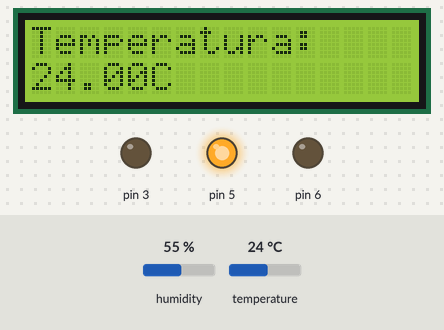
Simulated run of this sketch. Board: Arduino Uno, built with avr-gcc and run on an emulated ATmega328P. Shown: 16×2 character LCD, output pins drawn as LEDs (lit = HIGH). The inputs (shaded band) are chosen by the test bench; at power-on: temperature 24 °C, humidity 55 %. What the sketch prints to the serial monitor is not drawn.

Above: at 1.7 s.
1.8 s: temperature set to 22 °C
At 5.4 s:
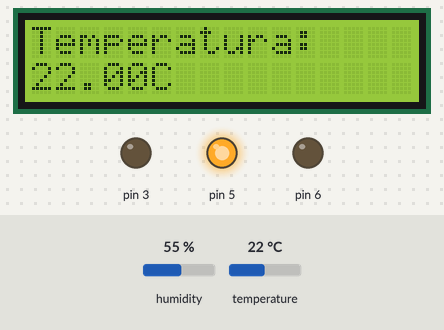
5.7 s: temperature set to 19 °C
At 9.3 s:
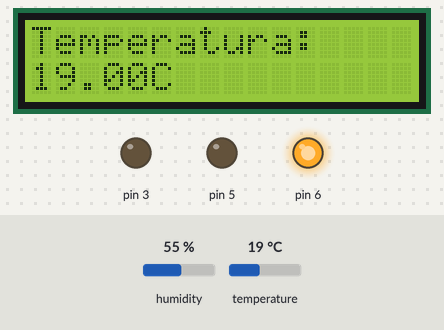
9.7 s: temperature set to 41 °C
At 13.3 s:
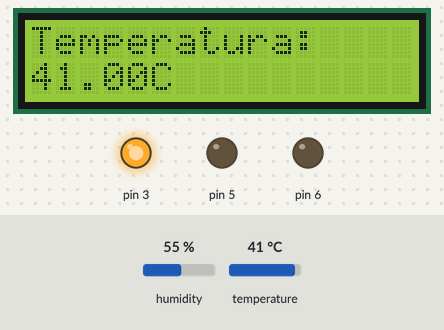
Timing chart, 0 to 14.8 s (numbered marks = the images above; inputs shaded):
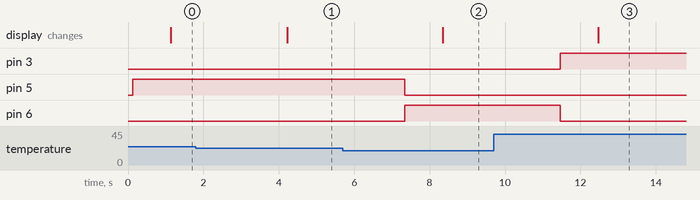

The sketch:

dth11-lcd.ino
```cpp
#include <DHT.h>
#include <LiquidCrystal_I2C.h>

byte pinS = 12;
#define DHTPIN 12
#define DHTTYPE DHT11
DHT dht(DHTPIN, DHTTYPE);
LiquidCrystal_I2C lcd(0x27,16,2);

void setup()
{
  Serial.begin(9600);
  pinMode(3, OUTPUT);
  pinMode(5, OUTPUT);
  pinMode(6, OUTPUT);
  lcd.init();
  lcd.backlight();
  lcd.clear();
  lcd.setCursor(0,0);
  lcd.print("Temperatura:");
  lcd.setCursor(5,1);
  lcd.print("C");
}

void loop()
{
  float t = dht.readTemperature();
  int val = dht.read(t);
  Serial.print("Temperatura: ");
  Serial.println(t);
  if (t >= 0 && t <=20)
  {
    digitalWrite(6, HIGH);
  }
  else
  digitalWrite(6, LOW);
  if (t >= 21 && t <= 40)
  {
    digitalWrite(5, HIGH);
  }
  else
  digitalWrite(5, LOW);
  if (t >= 41 && t <= 60)
  {
  digitalWrite(3, HIGH);
  }
  else
  digitalWrite(3, LOW);
  delay(1000);
  lcd.display();
  lcd.setCursor(0, 1);
  lcd.print(t);
}
```

Measured:
- the behaviour switches between 21 and 20 °C on temperature (found by bisection; images 1 and 2)
- after the input at 1.8 s, the display: changes after 2.4 s (image 1)
- after the input at 5.7 s, pin 5: HIGH → LOW after 1.6 s; pin 6: LOW → HIGH after 1.6 s; the display: changes after 2.6 s (image 2)
- after the input at 9.7 s, pin 3: LOW → HIGH after 1.8 s; pin 6: HIGH → LOW after 1.8 s; the display: changes after 2.8 s (image 3)
